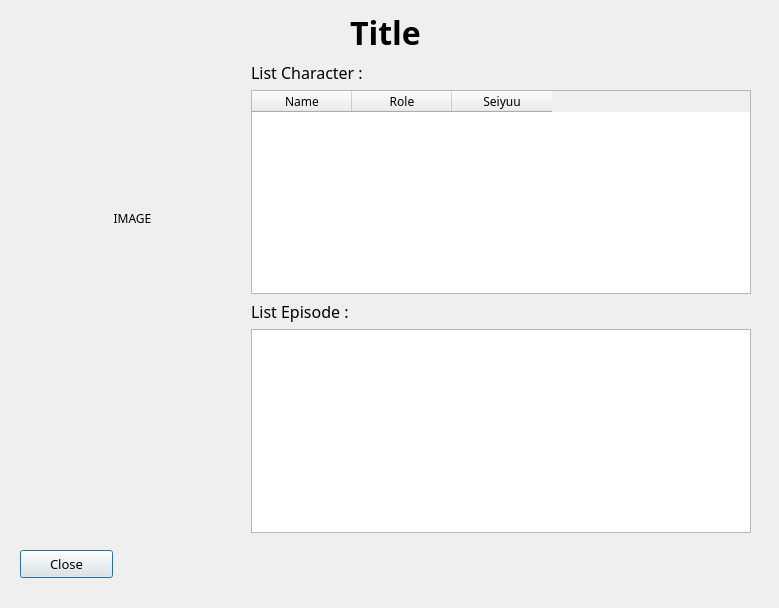
<?xml version="1.0" encoding="UTF-8"?>
<ui version="4.0">
 <class>DialogDetail</class>
 <widget class="QDialog" name="DialogDetail">
  <property name="geometry">
   <rect>
    <x>0</x>
    <y>0</y>
    <width>779</width>
    <height>608</height>
   </rect>
  </property>
  <property name="font">
   <font>
    <family>Product Sans</family>
   </font>
  </property>
  <property name="windowTitle">
   <string>Anime</string>
  </property>
  <widget class="QPushButton" name="btnBack">
   <property name="geometry">
    <rect>
     <x>20</x>
     <y>550</y>
     <width>93</width>
     <height>28</height>
    </rect>
   </property>
   <property name="font">
    <font>
     <pointsize>10</pointsize>
    </font>
   </property>
   <property name="text">
    <string>Close</string>
   </property>
  </widget>
  <widget class="QWidget" name="">
   <property name="geometry">
    <rect>
     <x>20</x>
     <y>10</y>
     <width>731</width>
     <height>523</height>
    </rect>
   </property>
   <layout class="QVBoxLayout" name="verticalLayout_4">
    <item>
     <widget class="QLabel" name="lblTitle">
      <property name="font">
       <font>
        <pointsize>24</pointsize>
        <weight>75</weight>
        <bold>true</bold>
       </font>
      </property>
      <property name="text">
       <string>Title</string>
      </property>
      <property name="scaledContents">
       <bool>true</bool>
      </property>
      <property name="alignment">
       <set>Qt::AlignCenter</set>
      </property>
     </widget>
    </item>
    <item>
     <layout class="QHBoxLayout" name="horizontalLayout">
      <item alignment="Qt::AlignTop">
       <widget class="QLabel" name="lblImage">
        <property name="minimumSize">
         <size>
          <width>225</width>
          <height>315</height>
         </size>
        </property>
        <property name="maximumSize">
         <size>
          <width>225</width>
          <height>315</height>
         </size>
        </property>
        <property name="text">
         <string>IMAGE</string>
        </property>
        <property name="scaledContents">
         <bool>true</bool>
        </property>
        <property name="alignment">
         <set>Qt::AlignCenter</set>
        </property>
       </widget>
      </item>
      <item>
       <layout class="QVBoxLayout" name="verticalLayout_3">
        <item>
         <layout class="QVBoxLayout" name="verticalLayout_2">
          <item>
           <widget class="QLabel" name="label_2">
            <property name="font">
             <font>
              <pointsize>12</pointsize>
             </font>
            </property>
            <property name="text">
             <string>List Character :</string>
            </property>
           </widget>
          </item>
          <item>
           <widget class="QTableWidget" name="tblChara">
            <property name="font">
             <font>
              <family>Product Sans</family>
             </font>
            </property>
            <property name="sizeAdjustPolicy">
             <enum>QAbstractScrollArea::AdjustToContents</enum>
            </property>
            <property name="editTriggers">
             <set>QAbstractItemView::NoEditTriggers</set>
            </property>
            <property name="dragDropOverwriteMode">
             <bool>false</bool>
            </property>
            <property name="selectionBehavior">
             <enum>QAbstractItemView::SelectItems</enum>
            </property>
            <property name="gridStyle">
             <enum>Qt::SolidLine</enum>
            </property>
            <column>
             <property name="text">
              <string>Name</string>
             </property>
             <property name="font">
              <font>
               <family>Product Sans</family>
              </font>
             </property>
            </column>
            <column>
             <property name="text">
              <string>Role</string>
             </property>
             <property name="font">
              <font>
               <family>Product Sans</family>
              </font>
             </property>
            </column>
            <column>
             <property name="text">
              <string>Seiyuu</string>
             </property>
             <property name="font">
              <font>
               <family>Product Sans</family>
              </font>
             </property>
            </column>
           </widget>
          </item>
         </layout>
        </item>
        <item>
         <layout class="QVBoxLayout" name="verticalLayout">
          <item>
           <widget class="QLabel" name="label">
            <property name="font">
             <font>
              <pointsize>12</pointsize>
             </font>
            </property>
            <property name="text">
             <string>List Episode :</string>
            </property>
           </widget>
          </item>
          <item>
           <widget class="QListWidget" name="listEpisode">
            <property name="font">
             <font>
              <family>Product Sans</family>
              <pointsize>9</pointsize>
             </font>
            </property>
           </widget>
          </item>
         </layout>
        </item>
       </layout>
      </item>
     </layout>
    </item>
   </layout>
  </widget>
 </widget>
 <resources/>
 <connections>
  <connection>
   <sender>btnBack</sender>
   <signal>clicked()</signal>
   <receiver>DialogDetail</receiver>
   <slot>close()</slot>
   <hints>
    <hint type="sourcelabel">
     <x>56</x>
     <y>443</y>
    </hint>
    <hint type="destinationlabel">
     <x>199</x>
     <y>233</y>
    </hint>
   </hints>
  </connection>
 </connections>
</ui>
